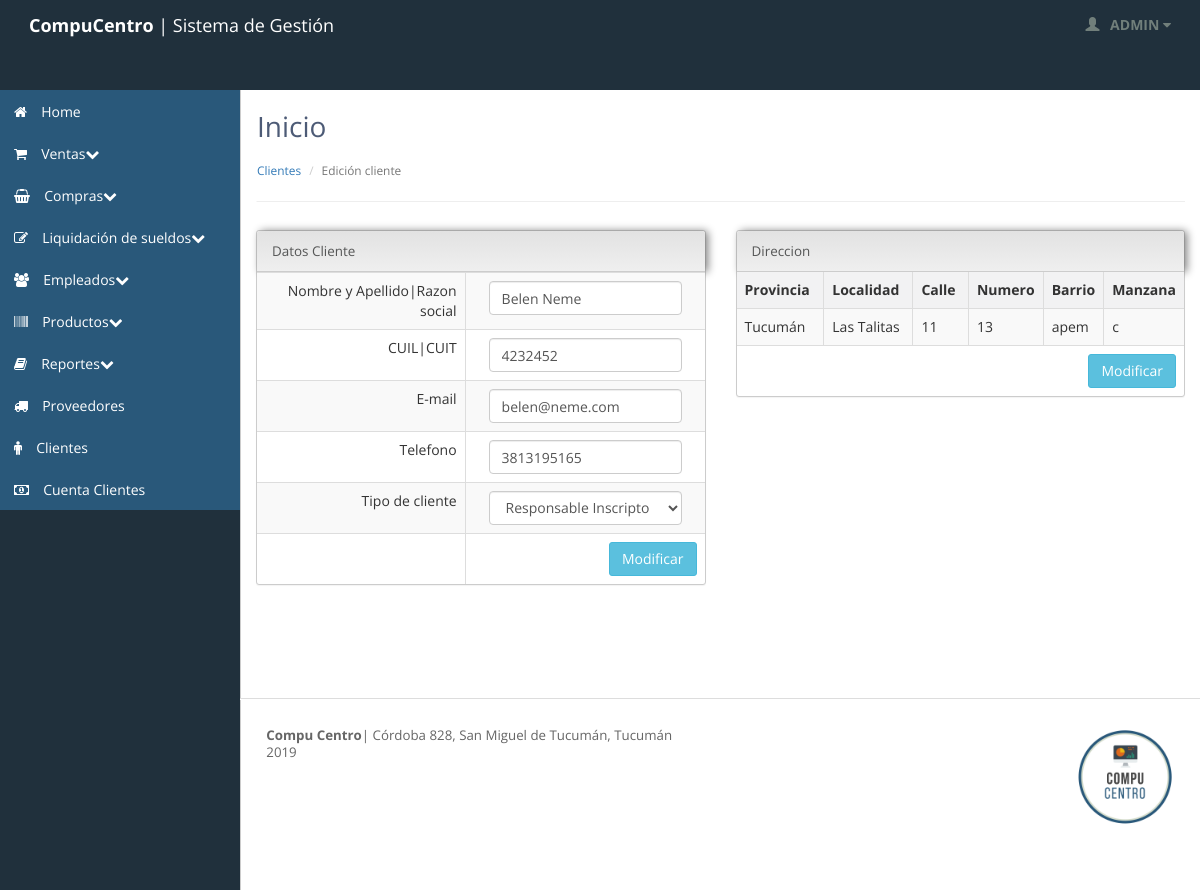
The page /cliente_edicion.php?idcliente=9 (signed in) on the database its author committed.
### tables this page shows
CREATE TABLE `cliente` (
  `idcliente` int(11) NOT NULL,
  `nombreorsocial` varchar(45) NOT NULL,
  `cuilcliente` varchar(45) NOT NULL,
  `mailcliente` varchar(45) DEFAULT NULL,
  `telefonocliente` varchar(45) DEFAULT NULL,
  `tipo_idtipo` int(11) NOT NULL,
  `direccion_iddireccion` int(11) NOT NULL,
  `estado` int(11) NOT NULL
);

CREATE TABLE `provincia` (
  `idprovincia` int(11) NOT NULL,
  `nombreprovincia` varchar(45) NOT NULL
);

CREATE TABLE `localidad` (
  `idlocalidad` int(11) NOT NULL,
  `nombrelocalidad` varchar(45) NOT NULL,
  `provincia_idprovincia` int(11) NOT NULL
);

CREATE TABLE `direccion` (
  `iddireccion` int(11) NOT NULL,
  `calle` varchar(45) NOT NULL,
  `numero` int(11) NOT NULL,
  `manzana` varchar(45) DEFAULT NULL,
  `barrio` varchar(45) DEFAULT NULL,
  `localidad_idlocalidad` int(11) NOT NULL,
  `proveedor_idproveedor` int(11) DEFAULT NULL
);

### inc_cliente/inc_cliente_editar_direccion.php (the view, shortened to what this page needs)
<?php
$idcliente=$_GET['idcliente'];
$direccion="SELECT * FROM cliente
INNER JOIN direccion ON direccion_iddireccion = iddireccion
INNER JOIN localidad ON localidad_idlocalidad=idlocalidad
INNER JOIN provincia ON provincia_idprovincia=idprovincia
WHERE idcliente=$idcliente";
$q_direccion=mysql_query($direccion);
?>
<table class='table table-bordered table-striped'>
	<thead>
		<th>Provincia</th>
		<th>Localidad</th>
		<th>Calle</th>
		<th>Numero</th>
		<th>Barrio</th>
		<th>Manzana</th>
	</thead>
	<tbody>
	<?php while ($row_direccion= mysql_fetch_array($q_direccion)) { ?>
		<tr>
			<td class="col-xs-3 col-sm-3 col-md-3 col-lg-3"><?php echo $row_direccion['nombreprovincia']; ?></td>
			<td class="col-xs-3 col-sm-3 col-md-3 col-lg-3"><?php echo $row_direccion['nombrelocalidad']; ?></td>
			<td class="col-xs-2 col-sm-2 col-md-2 col-lg-2"><?php echo $row_direccion['calle']; ?></td>
			<td class="col-xs-1 col-sm-1 col-md-1 col-lg-1"><?php echo $row_direccion['numero']; ?></td>
			<td class="col-xs-1 col-sm-1 col-md-1 col-lg-1"><?php echo $row_direccion['barrio']; ?></td>
			<td class="col-xs-1 col-sm-1 col-md-1 col-lg-1"><?php echo $row_direccion['manzana']; ?></td>
		</tr>
		<tr>
			<td colspan="8"><a><a href="cliente_modificar_direccion.php?idcliente=<?php echo $idcliente ; ?>&iddireccion=<?php echo $row_direccion['iddireccion'] ; ?>"><input type="submit" class="btn btn-info pull-right" name="button" id="button" value="Modificar"></a></td>
	</tr>
		<?php } ?>
	</tbody>
</table>

### inc_cliente/inc_cliente_editar.php (shortened to what this page needs)
<?php
$idcliente=$_GET['idcliente'];
$cliente="SELECT * FROM cliente WHERE idcliente=$idcliente";
$q_cliente=mysql_query($cliente);
$row_cliente= mysql_fetch_array($q_cliente);
?>
<table class='table table-bordered table-striped'>
<form action="cliente_editar_ok.php" method="POST">
<tr>
	<td><div align='right'>Nombre y Apellido|Razon social </div></td>
	<td><div class="col-xs-12 col-sm-12 col-md-12 col-lg-12"><input class="form-control" type="text" name="nombreorsocial" required="required" value="<?php echo $row_cliente['nombreorsocial'] ?>"></div></td>
</tr>
<tr>
	<td><div align='right'>CUIL|CUIT </div></td>
	<td><div class="col-xs-12 col-sm-12 col-md-12 col-lg-12"><input class="form-control" type="text" name="cuilcliente" value="<?php echo $row_cliente['cuilcliente'] ?>"></div></td>
</tr>
<tr>
	<td><div align='right'>E-mail </div></td>
	<td><div class="col-xs-12 col-sm-12 col-md-12 col-lg-12"><input class="form-control" type="email" name="mailcliente" value="<?php echo $row_cliente['mailcliente'] ?>"></div></td>
</tr>
<tr>
	<td><div align='right'>Telefono </div></td>
	<td><div class="col-xs-12 col-sm-8 col-md-12 col-lg-12"><input class="form-control" type="text" name="telefonocliente" size="25" value="<?php echo $row_cliente['telefonocliente'] ?>" ></div></td>
</tr>
<tr>
	<td><div align='right'>Tipo de cliente </div></td>
	<td><div class="col-xs-12 col-sm-12 col-md-12 col-lg-12">
	<?php  include "includes/select_multiple/index_select_tipocliente_editar.php" ?>
	</div></td>
</tr>
<tr>
	<td></td>
	<td><input type="submit" class="btn btn-info pull-right" name="button" id="button" value="Modificar"></td>
</tr>
</form>
</table>

### stylesheets/theme.css (style rules this page uses)
body { background: #20303c; background-position: initial initial; background-repeat: initial initial; margin: 0px; padding: 0px; }
body, h1, h2, h3, h4, h5, h6, p, a, .h1, .h2, .h3, .h4, .h5, .h6 { font-family: 'Open Sans', helvetica, arial, sans-serif; }
tr:nth-child(2n+1) { background-color: #F2F2F3; }
.btn { -webkit-border-radius: 3px; -moz-border-radius: 3px; border-radius: 3px; }

### rows shown on the page
cliente: nombreorsocial "Belen Neme", cuilcliente "4232452", mailcliente "belen@neme.com", telefonocliente "3813195165", provincia.nombreprovincia "Tucumán", localidad.nombrelocalidad "Las Talitas", direccion.calle "11", direccion.numero "13", direccion.barrio "apem", direccion.manzana "c"

### other values the page prints
$_SESSION["usuarioactual"] "ADMIN"
form field tipo "Responsable Inscripto"
